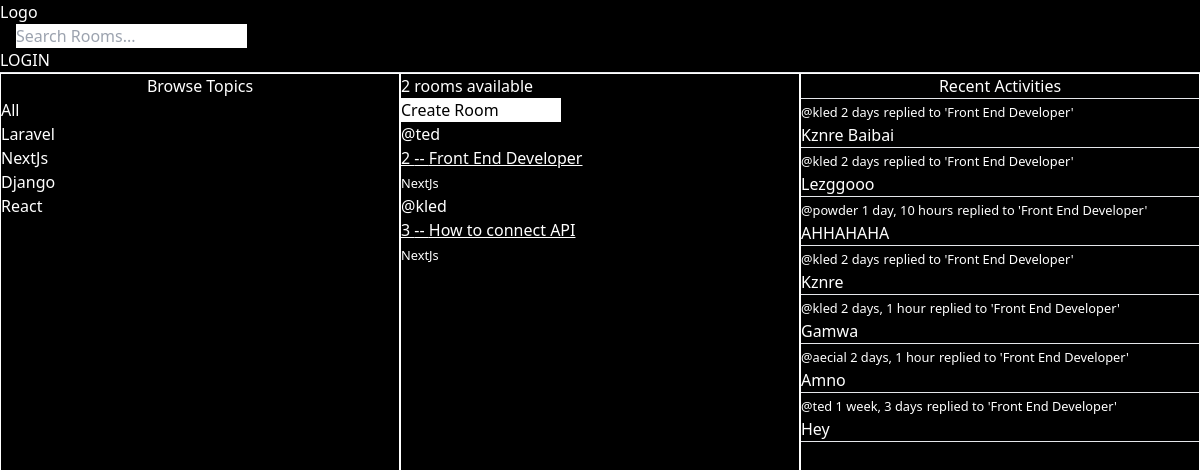
The app's page /?q=NextJs with its own data.
### base/models.py (models this page shows)
class Topic(models.Model):
    name = models.CharField(max_length=200)
    def __str__(self):
        return self.name

class Room(models.Model):
    host = models.ForeignKey(User, on_delete=models.SET_NULL, null=True)
    topic = models.ForeignKey(Topic, on_delete=models.SET_NULL, null=True)
    name = models.CharField(max_length=200)
    description = models.TextField(null=True, blank=True)
    participants = models.ManyToManyField(User, related_name='participants', blank=True)
    updated = models.DateTimeField(auto_now=True)
    created = models.DateTimeField(auto_now_add=True)
    class Meta:
        ordering = ['-updated', '-created']
    def __str__(self):
        return self.name

class Message(models.Model):
    user = models.ForeignKey(User, on_delete=models.CASCADE)
    room = models.ForeignKey(Room, on_delete=models.CASCADE)
    body = models.TextField()
    updated = models.DateTimeField(auto_now=True)
    created = models.DateTimeField(auto_now_add=True)
    class Meta:
        ordering = ['-updated', '-created']
    def __str__(self):
        return self.body[0:50]

### base/views.py (the view)
# urls.py: path('', views.romr, name='home'),
def romr(request):
    q = request.GET.get('q') if request.GET.get('q') != None else ''
    rooms = Room.objects.filter(Q(topic__name__icontains=q) | Q(name__icontains=q) | Q(description__icontains=q))
    room_count = rooms.count()
    topics = Topic.objects.all()
    room_messages = Message.objects.filter(Q(room__topic__name__icontains=q))
    context = {'rooms': rooms, 'topics': topics, 'room_count': room_count, 'room_messages': room_messages}
    return render(request, 'base/home.html', context)

### base/templates/base/home.html (shortened to what this page needs)
{% extends 'main.html'%} {% block content %}
<div class="grid grid-cols-3">
  <div class="h-screen border border-white">
    {% include 'base/topics_component.html'%}
  </div>
  <div class="flex flex-col border border-white">
    <h5>
      {{room_count}} {% if room_count > 1 %} rooms available {%else %} room
      available {% endif %}
    </h5>
    <a class="text-black bg-white w-40" href="{% url 'create-room' %}"
      >Create Room</a
    >
    {% include 'base/feed_component.html'%}
  </div>
  <div class="border border-white">
    {% include 'base/activity_component.html' %}
  </div>
</div>
{% endblock %}

### base/templates/base/topics_component.html
<h3 class="text-center">Browse Topics</h3>
<div>
  <div>
    <a href="{% url 'home' %}">All</a>
  </div>
  {% for topic in topics%}
  <div>
    <a href="{% url 'home' %}?q={{topic.name}}">{{topic}}</a>
  </div>
  {% endfor %}
</div>

### base/templates/base/feed_component.html (shortened to what this page needs)
<div>
  {% if rooms%} {% for room in rooms %}
  <div>
    <span>@{{room.host.username}}</span>
    <a href="{% url 'room' room.id %}" class="underline">
      <h3>{{room.id}} -- {{room.name}}</h3>
    </a>
    <small>{{room.topic.name}}</small>
  </div>
  {% endfor %} {%endif%}
</div>

### base/templates/base/activity_component.html (shortened to what this page needs)
<h5 class="text-center">Recent Activities</h5>
<hr />
{% for message in room_messages %}
<div>
  <small>@{{message.user}} {{message.created|timesince}}</small>
  <small>replied to '{{message.room}}'</small>
  <p>{{message}}</p>
  <hr />
</div>
{%endfor%}

### records on screen
Topic: name "Laravel"
Topic: name "NextJs"
Topic: name "Django"
Topic: name "React"
Room: host.username "ted", id "2", name "Front End Developer", topic.name "NextJs"
Room: host.username "kled", id "3", name "How to connect API", topic.name "NextJs"
Message: user "kled", created "2 days", room "Front End Developer", body "Kznre Baibai"
Message: user "kled", created "2 days", room "Front End Developer", body "Lezggooo"
Message: user "powder", created "1 day, 10 hours", room "Front End Developer", body "AHHAHAHA"
Message: user "kled", created "2 days", room "Front End Developer", body "Kznre"
Message: user "kled", created "2 days, 1 hour", room "Front End Developer", body "Gamwa"
Message: user "aecial", created "2 days, 1 hour", room "Front End Developer", body "Amno"
Message: user "ted", created "1 week, 3 days", room "Front End Developer", body "Hey"

### other values on screen
{{ room_count }} "2"
